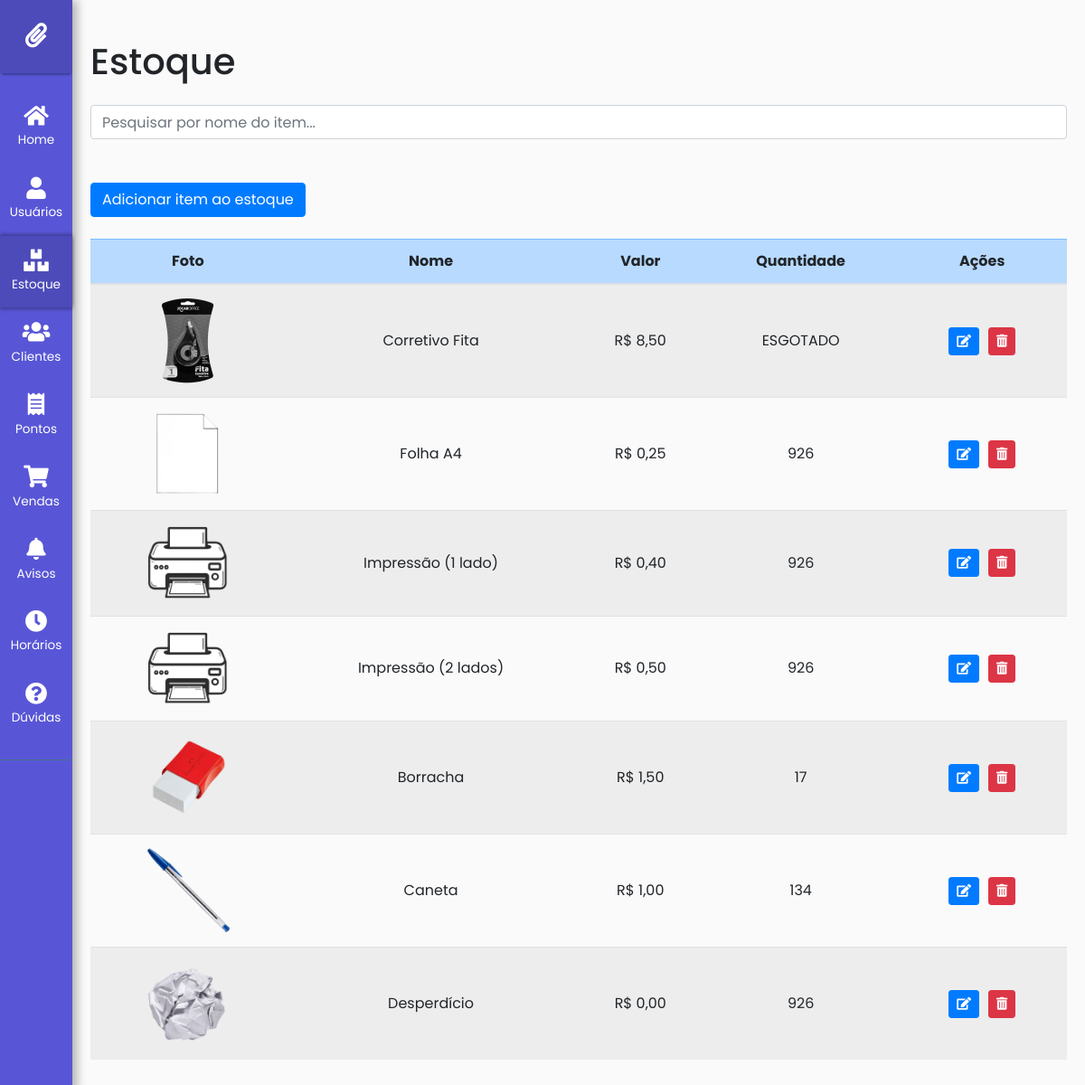
/estoque/ (signed in), run on an earlier commit of the app's database.
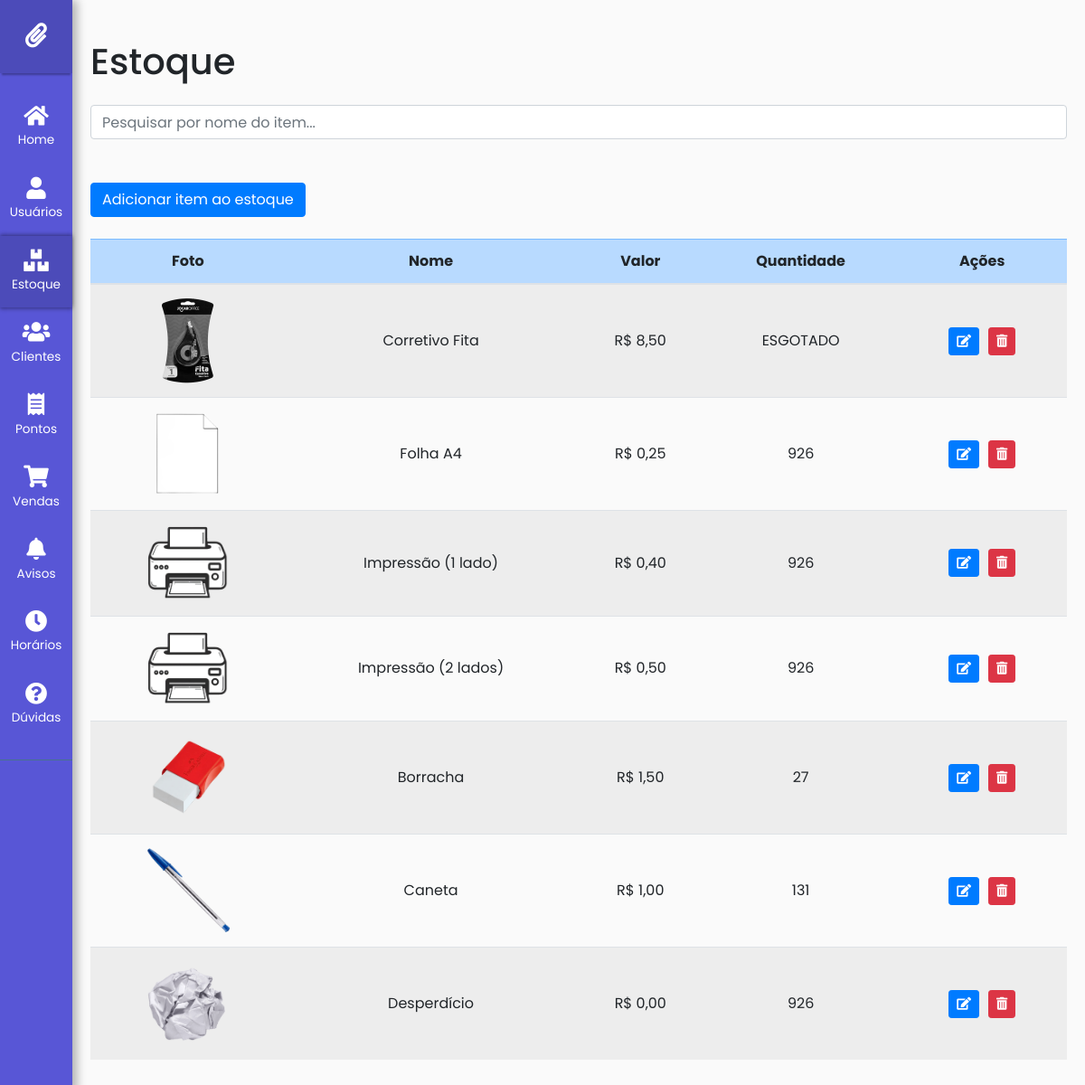
And on a later commit of the database.
### core/models.py (models this page shows, shortened)
class ItemEstoque(models.Model):
    nome = models.CharField(max_length=100)
    foto = models.ImageField(upload_to='estoque/', null=False, default='path/to/default/image.jpg')  # Definindo uma imagem padrão
    valor = models.DecimalField(max_digits=10, decimal_places=2)
    quantidade = models.IntegerField()
    prioridade = models.BooleanField(default=False)  # Campo de prioridade

### core/views.py (the view)
# urls.py: path('estoque/', views.listar_estoque_admin, name='listar-estoque-admin'),
@user_passes_test(is_admin)
def listar_estoque_admin(request):
    itens = ItemEstoque.objects.annotate(
        esgotado=Case(
            When(quantidade=0, then=0),
            default=1,
            output_field=IntegerField(),
        )
    ).order_by('esgotado', '-prioridade', 'nome')
    return TemplateResponse(request, 'core/estoque/listar_estoque_admin.html', {'itens': itens})

### core/views.py (called while the page is built)
def is_admin(user):
    return user.is_staff

### core/templates/core/estoque/listar_estoque_admin.html (shortened to what this page needs)
{% extends base_template %}
{% block body %}
    <div class="container">
        <h1 class="my-4">Estoque</h1>
        <div class="form-group mb-4">
            <input type="text" id="searchInput" class="form-control" placeholder="Pesquisar por nome do item..." onkeyup="filtrarItens()">
        </div>
        <button
            class="btn btn-primary my-4"
            data-toggle="modal"
            data-target="#modalAddItem">
            Adicionar item ao estoque
        </button>
        <div class="table-responsive">
            <table class="table table-striped table-hover">
                <thead class="table-primary">
                    <tr>
                        <th class="text-center">Foto</th>
                        <th class="text-center">Nome</th>
                        <th class="text-center">Valor</th>
                        <th class="text-center">Quantidade</th>
                        <th class="text-center">Ações</th>
                    </tr>
                </thead>
                <tbody>
                    {% for item in itens %}
                    <tr>
                        <td class="align-middle text-center">
                            {% if item.foto %}
                            <img src="{{ item.foto.url }}" alt="{{ item.nome }}" class="img-fluid {% if item.quantidade == 0 %}img-esgotado{% endif %}" style="max-width: 100px; max-height: 100px;">
                            {% else %}
                            <span>Sem imagem</span>
                            {% endif %}
                        </td>
                        <td class="align-middle text-center">{{ item.nome }}</td>
                        <td class="align-middle text-center">R$ {{ item.valor|floatformat:2 }}</td>
                        <td class="align-middle text-center">{% if item.quantidade == 0 %}ESGOTADO{% else %}{{ item.quantidade }}{% endif %}</td>
                        <td class="align-middle text-center">
                            <div class="d-flex justify-content-center">
                                <button class="btn btn-primary btn-sm btn-editItem" data-toggle="modal" data-target="#modalEditItem" data-id="{{ item.id }}" style="margin: 5px;">
                                    <i class="fas fa-edit"></i>
                                </button>
                                <button class="btn btn-danger btn-sm btn-RemoveItem" data-toggle="modal" data-target="#modalRemoveItem" data-id="{{ item.id }}" style="margin: 5px;">
                                    <i class="fas fa-trash-alt"></i>
                                </button>
                            </div>
                        </td>
                    </tr>
                    {% endfor %}
                </tbody>
            </table>
        </div>
    </div>
{% endblock %}

### core/templates/base.html (shortened to what this page needs)
{% load static %}
{% load custom_tags %}
<!DOCTYPE html>
<html lang="pt-br">
<head>
  <link rel="stylesheet" href="https://cdnjs.cloudflare.com/ajax/libs/font-awesome/5.15.4/css/all.min.css">
  <link rel="stylesheet" href="https://stackpath.bootstrapcdn.com/bootstrap/4.5.2/css/bootstrap.min.css">
  <link rel="stylesheet" href="https://cdnjs.cloudflare.com/ajax/libs/toastr.js/latest/toastr.min.css">
  <link rel="stylesheet" href="https://cdn.jsdelivr.net/npm/bootstrap-icons@1.11.3/font/bootstrap-icons.min.css">
  <link href="https://cdn.jsdelivr.net/npm/@coreui/coreui@5.2.0/dist/css/coreui.min.css" rel="stylesheet">
  <link rel="stylesheet" href="https://cdn.jsdelivr.net/npm/@coreui/icons/css/all.min.css">
  <link rel="stylesheet" href="https://maxcdn.bootstrapcdn.com/font-awesome/4.5.0/css/font-awesome.min.css">
  <link rel="stylesheet" href="{% static 'css/base.css' %}">
</head>
<body>
<div class="sidebar-desktop">
  <div class="wrapper">
    <nav id="sidebar" class="active">
      <div class="sidebar-header" style="cursor: pointer;" onclick="window.location.href='{% url 'listar-estoque' %}'">
      <div class="sb-icone">
        <i class="fas fa-paperclip"></i>
      </div>
      </div>
      {% if user.is_superuser %}
      <ul class="list-unstyled components">
        <li class="{% if request.path == '/' %}active{% endif %}">
          <a href="{% url 'listar-estoque' %}">
            <i class="fas fa-home"></i>
            Home
          </a>
        </li>
        <li class="{% if request.path == '/usuarios/' %}active{% endif %}">
          <a href="{% url 'usuarios' %}">
            <i class="fas fa-user"></i>
            Usuários
          </a>
        </li>
        <li class="{% if request.path == '/estoque/' %}active{% endif %}">
          <a href="{% url 'listar-estoque-admin' %}">
            <i class="fas fa-boxes"></i>
            Estoque
          </a>
        </li>
        <li class="{% if request.path == '/admin-dashboard-clientes/' %}active{% endif %}">
          <a href="{% url 'admin-dashboard-clientes' %}">
            <i class="fas fa-users"></i>
            Clientes
          </a>
        </li>
        <li class="{% if request.path == '/consulta-pontos/' %}active{% endif %}">
          <a href="{% url 'consulta_pontos' %}">
            <i class="fas fa-receipt"></i>
            Pontos
          </a>
        </li>
        <li class="{% if request.path == '/vendas-admin/' %}active{% endif %}">
          <a href="{% url 'vendas-admin' %}">
            <i class="fas fa-shopping-cart"></i>
            Vendas
          </a>
        </li>
        <li class="{% if request.path == '/avisos/' %}active{% endif %}">
          <a href="{% url 'listar-avisos' %}">
            <i class="fas fa-bell"></i>
            Avisos
          </a>
        </li>
        <li class="{% if request.path == '/horarios/' %}active{% endif %}">
          <a href="{% url 'gerenciar-horarios' %}">
            <i class="fas fa-clock"></i>
            Horários
          </a>
        </li>
        <li class="{% if request.path == '/responder-duvidas/' %}active{% endif %}">
          <a href="{% url 'responder_duvidas' %}">
            <i class="fas fa-question-circle"></i>
            Dúvidas
          </a>
        </li>
      </ul>
      {% endif %}
    </nav>
    <div id="content">
      <div class="row">
        {% block body %}
        {% endblock %}
      </div>
    </div>
  </div>
</div>
</body>
</html>

### static/css/base.css (style rules this page uses)
body { font-family: 'Poppins', sans-serif; background: #fafafa; }
a, a:hover, a:focus { color: inherit; text-decoration: none; transition: all 0.3s; }
i, span { display: inline-block; }
.wrapper { display: flex; align-items: stretch; }
#sidebar { min-width: 250px; max-width: 250px; background: #5856D6; color: #fff; transition: all 0.3s; box-shadow: 10px 0 10px rgba(0, 0, 0, 0.4); }
#sidebar.active { min-width: 80px; max-width: 80px; text-align: center; box-shadow: 5px 0 10px rgba(0, 0, 0, 0.3); }
#sidebar .sidebar-header .sb-icone { display: none; font-size: 1.7em; text-align: center; width: 100%; }
#sidebar.active .sidebar-header .sb-icone { display: block; }
#sidebar ul li a { text-align: left; }
#sidebar.active ul li a { padding: 15px 15px; text-align: center; font-size: 0.85em; display: flex; flex-direction: column; align-items: center; }
#sidebar.active ul li a i { margin-right: 0; display: block; font-size: 1.8em; margin-bottom: 5px; }
#sidebar .sidebar-header { padding: 20px; background:rgb(76, 75, 185); box-shadow: 0 4px 2px -2px rgba(0, 0, 0, 0.3); }
#sidebar ul.components { padding: 20px 0; border-bottom: 1px solid #47748b; }
#sidebar ul li a { padding: 10px; font-size: 1.1em; display: block; }
#sidebar ul li a i { margin-right: 10px; }
#sidebar ul li.active>a, a[aria-expanded="true"] { color: #fff; background: rgb(76, 75, 185); box-shadow: 0 -2px 4px rgba(0, 0, 0, 0.3), 0 2px 4px rgba(0, 0, 0, 0.3); }
#content { width: 100%; padding: 20px; min-height: 100vh; transition: all 0.3s; }

What changed in the data, as far as the page shows it:
changed ItemEstoque "Borracha": quantidade "17" → "27"
changed ItemEstoque "Caneta": quantidade "134" → "131"
